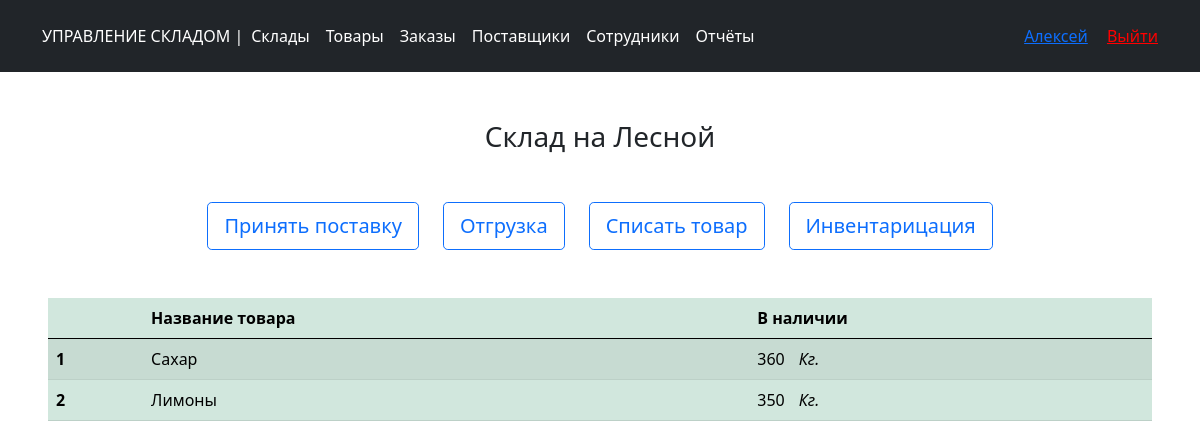
The page /warehouse/warehouse_view/5 (signed in) on the database its author committed.
### main.py (models this page shows, shortened)
class User(db.Model, UserMixin):
    id = db.Column(db.Integer, primary_key=True)
    login = db.Column(db.String(128), nullable=False, unique=True)
    password = db.Column(db.String(255), nullable=False)
    role =  db.Column(db.Integer)
    name = db.Column(db.String(128))
    last_name = db.Column(db.String(128))
    whs_id = db.Column(db.Integer)
    id_Admin = db.Column(db.Integer)

class Creat_warehouse(db.Model, UserMixin):
    id = db.Column(db.Integer, primary_key=True)
    name_wh = db.Column(db.String(128), nullable=False)
    id_Admin = db.Column(db.Integer)
    def __repr__(self):
        return self.name_wh

class Stock(db.Model, UserMixin):
    id = db.Column(db.Integer, primary_key=True)
    id_wh = db.Column(db.Integer, nullable=False)
    id_pt = db.Column(db.Integer, nullable=False)
    quantity = db.Column(db.Integer, nullable=False)

class Creat_product(db.Model, UserMixin):
    id = db.Column(db.Integer, primary_key=True)
    name_pt = db.Column(db.String(128), nullable=False, unique=True)
    article = db.Column(db.Integer, nullable=False, unique=True)
    qr = db.Column(db.Integer, nullable=False, unique=True)
    suitability = db.Column(db.Integer)
    units = db.Column(db.String(30))
    buy_price = db.Column(db.Integer)
    sell_price = db.Column(db.Integer)
    id_Admin = db.Column(db.Integer)
    marge = db.column_property(sell_price - buy_price)

### main.py (the view)
@app.route('/warehouse/warehouse_view/<int:wh_id>')
@login_required
def warehouse_view(wh_id):
    pts = db.session.query(Stock, Creat_product)\
        .join(Creat_product, Stock.id_pt == Creat_product.id)\
        .filter(Stock.id_wh == wh_id).all()
    name = Creat_warehouse.query.filter_by(id=wh_id).first()
    return render_template('warehouse_view.html', name=name, pts=pts, wh_id=wh_id)

### main.py (called while the page is built)
@manager.user_loader
def load_user(user_id):
    return User.query.get(user_id)

@app.after_request
def redirect_to_signin(response):
    if response.status_code == 401:
        return redirect(url_for('login_page'))
    return response

### templates/warehouse_view.html
{% extends 'base.html' %}
{% block content %}
<p class="text-center mt-5 h3">{{ name }}</p>
<div class="d-grid gap-2 d-sm-flex justify-content-sm-center my-5">
    <a href="{{ url_for('form_deliveries', wh_id = wh_id) }}" class="btn btn-outline-primary btn-lg mx-2">Принять поставку</a>
    <a href="{{ url_for('form_shipment', wh_id = wh_id) }}" class="btn btn-outline-primary btn-lg mx-2">Отгрузка</a>
    <a href="{{ url_for('form_debiting', wh_id = wh_id) }}" class="btn btn-outline-primary btn-lg mx-2">Списать товар</a>
    <a href="{{ url_for('form_inventory', wh_id = wh_id) }}" class="btn btn-outline-primary btn-lg mx-2">Инвентарицация</a>
</div>
<div class="bd-example m-5">
  <table class="table table-success table-striped">
      <thead>
        <tr>
          <th scope="col"></th>
          <th scope="col">Название товара</th>
          <th scope="col">В наличии</th>
        </tr>
      </thead>
      <tbody>
      {% for pt in pts %}
        <tr>
          <th scope="row">{{ loop.index }}</th>
          <td>{{ pt.Creat_product.name_pt }}</td>
          <td>{{ pt.Stock.quantity }}  <i style="margin-left: 10px;">{{pt.Creat_product.units }}</i></td>
        </tr>
      {% endfor %}
      </tbody>
  </table>
{% endblock %}

### templates/base.html (shortened to what this page needs)
<!DOCTYPE html>
<html lang="en">
<head>
    <link rel="stylesheet" href="{{ url_for('static', filename='/bootstrap-5.0.0-beta3-dist/css/bootstrap.min.css') }}">
</head>
<body>
<header class="p-3 bg-dark text-white">
    <div class="container">
        <div class="d-flex flex-wrap align-items-center justify-content-center justify-content-lg-start">
            {% if (current_user.is_authenticated == False) %}
                <a href="/" class="d-flex align-items-center mb-2 mb-lg-0 text-white text-decoration-none">
                    УПРАВЛЕНИЕ СКЛАДОМ |</a>
            {% else %}
                <a href="{{ url_for('admin') }}"
                   class="d-flex align-items-center mb-2 mb-lg-0 text-white text-decoration-none">
                    УПРАВЛЕНИЕ СКЛАДОМ |</a>
            {% endif %}
            <ul class="nav col-12 col-lg-auto me-lg-auto mb-2 justify-content-center mb-md-0">
                {% if (current_user.is_authenticated == True) %}
                    <li><a href="{{ url_for('warehouse') }}" class="nav-link px-2 text-white">Склады</a></li>
                    <li><a href="{{ url_for('product_manage') }}" class="nav-link px-2 text-white">Товары</a></li>
                    <li><a href="{{ url_for('orders') }}" class="nav-link px-2 text-white">Заказы</a></li>
                    <li><a href="{{ url_for('suppliers') }}" class="nav-link px-2 text-white">Поставщики</a></li>
                    {% if current_user.role == 1 %}
                        <li><a href="{{ url_for('employees') }}" class="nav-link px-2 text-white">Сотрудники</a></li>
                        <li><a href="{{ url_for('reports') }}" class="nav-link px-2 text-white">Отчёты</a></li>
                    {% endif %}
                {% endif %}
            </ul>
            <div class="text-end">
                {% if (current_user.is_authenticated == False) %}
                    <a href="/login">
                        <button type="button" class="btn btn-outline-light me-2">Авторизация</button>
                    </a>
                    <a href="/register">
                        <button type="button" class="btn btn-warning">Регистрация</button>
                    </a>
                {% else %}
                    <a href="">{% block role %}{% endblock %}{{ current_user.name }}</a>
                    <a style="color: red; margin-left: 15px;" href="{{ url_for('logout') }}">Выйти</a>
                {% endif %}
            </div>
        </div>
    </div>
</header>
{% block content %}{% endblock %}
</body>
</html>

### rows shown on the page
User: name "Алексей"
Creat_warehouse: name_wh "Склад на Лесной"
Stock: Creat_product.name_pt "Сахар", Stock.quantity "360", Creat_product.units "Кг."
Stock: Creat_product.name_pt "Лимоны", Stock.quantity "350", Creat_product.units "Кг."
